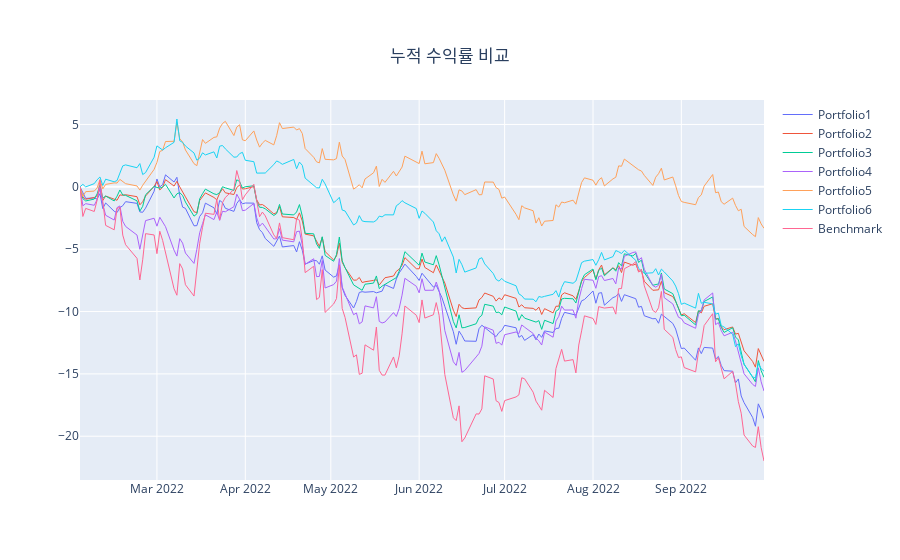
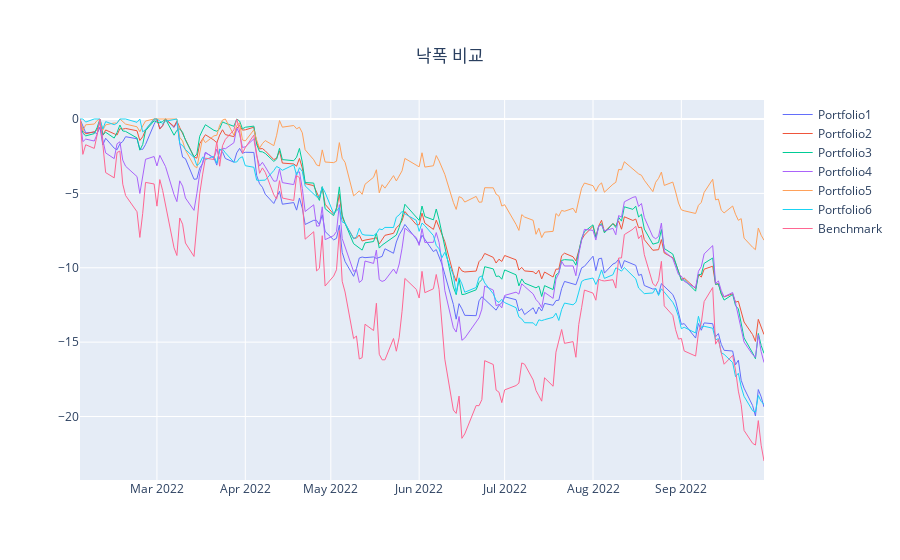
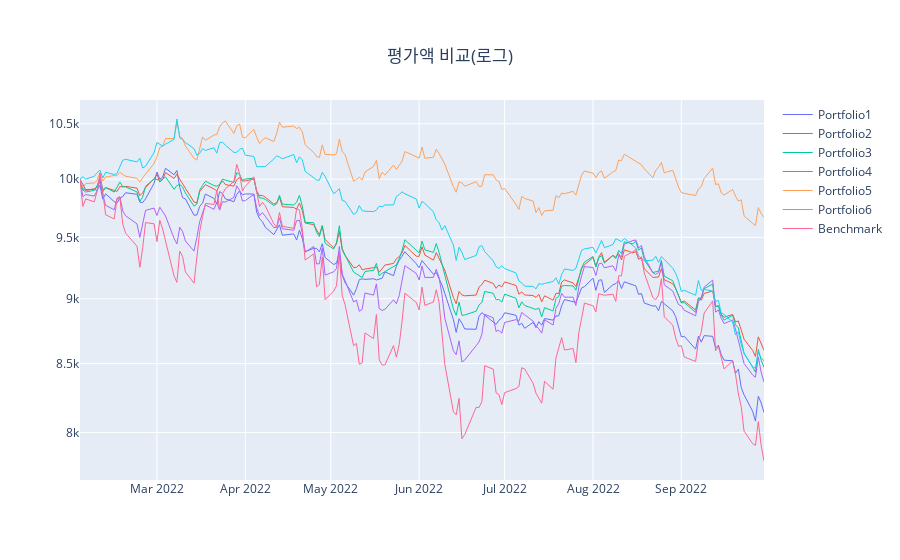
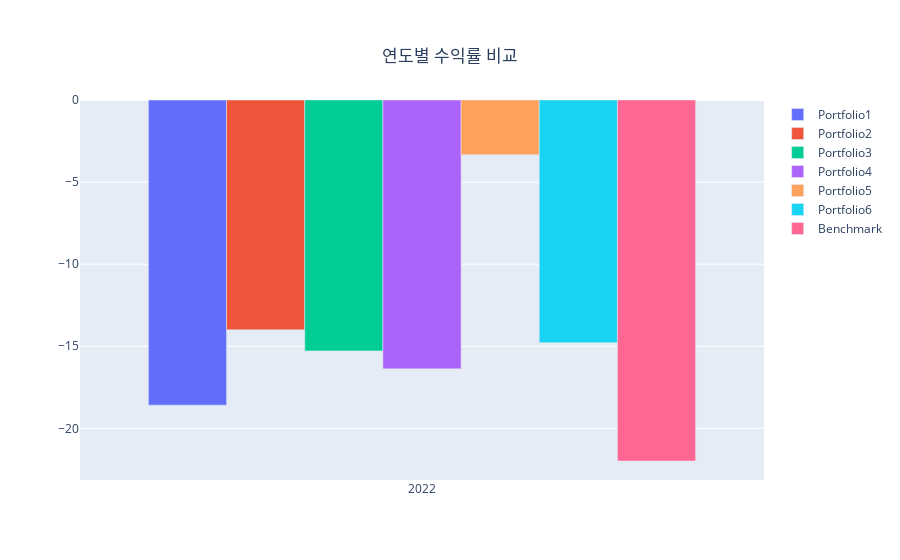

The notebook cell saved with these charts, in order:
### Code cell
#### 차트 출력
line_plotting('cum_return', '누적 수익률 비교', 'linear')
line_plotting('drawdown', '낙폭 비교', 'linear')
line_plotting('balance', '평가액 비교(로그)', 'log')

bar_plotting('annual', '연도별 수익률 비교')
bar_plotting('monthly', '월별 수익률 비교')

### Figure 1 — Plotly figure (JSON) as saved in the notebook; plotly's stock layout.template omitted (floating-point values rounded to 4 significant figures; data arrays with more than 128 entries replaced by an {"elided": "..."} marker saying what was removed)
{"data": [{"line": {"width": 1}, "name": "Portfolio1", "type": "scatter", "x": {"elided": "167 str values"}, "y": {"elided": "167 float values"}}, {"line": {"width": 1}, "name": "Portfolio2", "type": "scatter", "x": {"elided": "167 str values"}, "y": {"elided": "167 float values"}}, {"line": {"width": 1}, "name": "Portfolio3", "type": "scatter", "x": {"elided": "167 str values"}, "y": {"elided": "167 float values"}}, {"line": {"width": 1}, "name": "Portfolio4", "type": "scatter", "x": {"elided": "167 str values"}, "y": {"elided": "167 float values"}}, {"line": {"width": 1}, "name": "Portfolio5", "type": "scatter", "x": {"elided": "167 str values"}, "y": {"elided": "167 float values"}}, {"line": {"width": 1}, "name": "Portfolio6", "type": "scatter", "x": {"elided": "167 str values"}, "y": {"elided": "167 float values"}}, {"line": {"width": 1}, "name": "Benchmark", "type": "scatter", "x": {"elided": "167 str values"}, "y": {"elided": "167 float values"}}], "layout": {"title": {"text": "누적 수익률 비교", "x": 0.5, "xanchor": "center", "yanchor": "top"}, "yaxis": {"autorange": true, "type": "linear"}}}

### Figure 2 — Plotly figure (JSON) as saved in the notebook; plotly's stock layout.template omitted (floating-point values rounded to 4 significant figures; data arrays with more than 128 entries replaced by an {"elided": "..."} marker saying what was removed)
{"data": [{"line": {"width": 1}, "name": "Portfolio1", "type": "scatter", "x": {"elided": "167 str values"}, "y": {"elided": "167 float values"}}, {"line": {"width": 1}, "name": "Portfolio2", "type": "scatter", "x": {"elided": "167 str values"}, "y": {"elided": "167 float values"}}, {"line": {"width": 1}, "name": "Portfolio3", "type": "scatter", "x": {"elided": "167 str values"}, "y": {"elided": "167 float values"}}, {"line": {"width": 1}, "name": "Portfolio4", "type": "scatter", "x": {"elided": "167 str values"}, "y": {"elided": "167 float values"}}, {"line": {"width": 1}, "name": "Portfolio5", "type": "scatter", "x": {"elided": "167 str values"}, "y": {"elided": "167 float values"}}, {"line": {"width": 1}, "name": "Portfolio6", "type": "scatter", "x": {"elided": "167 str values"}, "y": {"elided": "167 float values"}}, {"line": {"width": 1}, "name": "Benchmark", "type": "scatter", "x": {"elided": "167 str values"}, "y": {"elided": "167 float values"}}], "layout": {"title": {"text": "낙폭 비교", "x": 0.5, "xanchor": "center", "yanchor": "top"}, "yaxis": {"autorange": true, "type": "linear"}}}

### Figure 3 — Plotly figure (JSON) as saved in the notebook; plotly's stock layout.template omitted (floating-point values rounded to 4 significant figures; data arrays with more than 128 entries replaced by an {"elided": "..."} marker saying what was removed)
{"data": [{"line": {"width": 1}, "name": "Portfolio1", "type": "scatter", "x": {"elided": "167 str values"}, "y": {"elided": "167 float values"}}, {"line": {"width": 1}, "name": "Portfolio2", "type": "scatter", "x": {"elided": "167 str values"}, "y": {"elided": "167 float values"}}, {"line": {"width": 1}, "name": "Portfolio3", "type": "scatter", "x": {"elided": "167 str values"}, "y": {"elided": "167 float values"}}, {"line": {"width": 1}, "name": "Portfolio4", "type": "scatter", "x": {"elided": "167 str values"}, "y": {"elided": "167 float values"}}, {"line": {"width": 1}, "name": "Portfolio5", "type": "scatter", "x": {"elided": "167 str values"}, "y": {"elided": "167 float values"}}, {"line": {"width": 1}, "name": "Portfolio6", "type": "scatter", "x": {"elided": "167 str values"}, "y": {"elided": "167 float values"}}, {"line": {"width": 1}, "name": "Benchmark", "type": "scatter", "x": {"elided": "167 str values"}, "y": {"elided": "167 float values"}}], "layout": {"title": {"text": "평가액 비교(로그)", "x": 0.5, "xanchor": "center", "yanchor": "top"}, "yaxis": {"autorange": true, "type": "log"}}}

### Figure 4 — Plotly figure (JSON) as saved in the notebook; plotly's stock layout.template omitted (floating-point values rounded to 4 significant figures)
{"data": [{"name": "Portfolio1", "type": "bar", "x": [2022], "y": [-18.58]}, {"name": "Portfolio2", "type": "bar", "x": [2022], "y": [-14.0]}, {"name": "Portfolio3", "type": "bar", "x": [2022], "y": [-15.28]}, {"name": "Portfolio4", "type": "bar", "x": [2022], "y": [-16.37]}, {"name": "Portfolio5", "type": "bar", "x": [2022], "y": [-3.328]}, {"name": "Portfolio6", "type": "bar", "x": [2022], "y": [-14.78]}, {"name": "Benchmark", "type": "bar", "x": [2022], "y": [-21.99]}], "layout": {"title": {"text": "연도별 수익률 비교", "x": 0.5, "xanchor": "center", "yanchor": "top"}, "yaxis": {"autorange": true, "type": "linear"}}}
